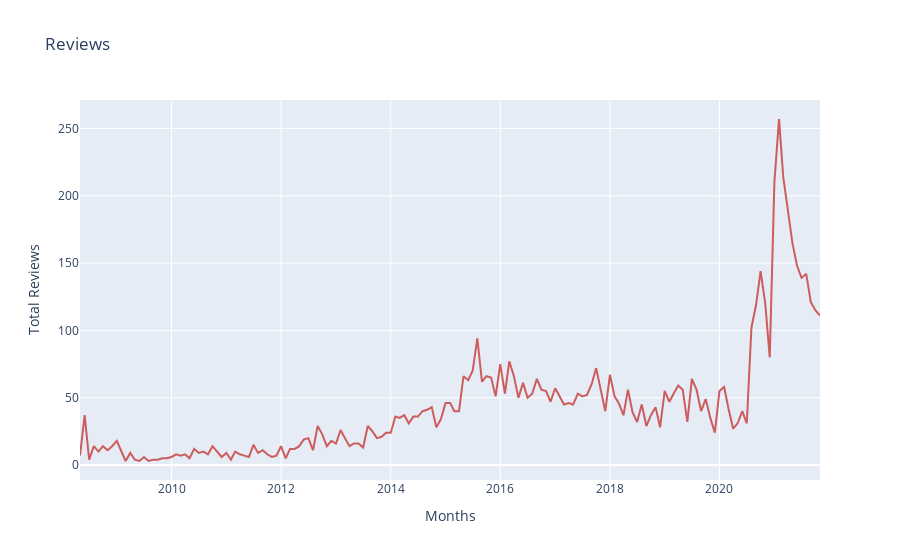

The notebook cell saved with this chart:
### Code cell
import plotly.express as px
import plotly.graph_objs as go
fig = go.Figure(data=go.Scatter(x=df_month['month'].astype(dtype=str), 
                        y=df_month['counts'],
                        marker_color='indianred', text="counts"))
fig.update_layout({"title": 'Reviews',
                   "xaxis": {"title":"Months"},
                   "yaxis": {"title":"Total Reviews"},
                   "showlegend": False})
#fig.write_image("by-month.png",format="png", width=1000, height=600, scale=3)
fig.show()

### Figure 1 — Plotly figure (JSON) as saved in the notebook; plotly's stock layout.template omitted (floating-point values rounded to 4 significant figures; data arrays with more than 128 entries replaced by an {"elided": "..."} marker saying what was removed)
{"data": [{"marker": {"color": "indianred"}, "text": "counts", "type": "scatter", "x": {"elided": "163 str values"}, "y": {"elided": "163 int values"}}], "layout": {"showlegend": false, "title": {"text": "Reviews"}, "xaxis": {"title": {"text": "Months"}}, "yaxis": {"title": {"text": "Total Reviews"}}}}
